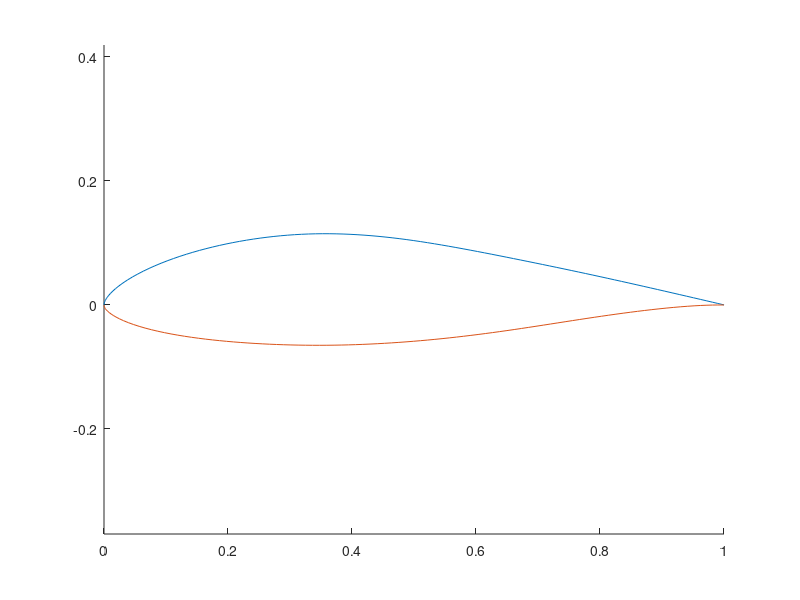

Here is the MATLAB script that generated this plot:
%%%%%%%%%%%%%%%%%%%%%%%%%%%%%%%%%%%%%%%%%%%%%%%%%%%%%%%%%%%%%%%%%%%%%%
%       Hicks-Henne Bump function Parameterization                   %
%                   16 Aug 2016                                      %
%   Input: Baseline Configuration text files(Upper and lower),       %
%           Design variables                                         %
%   Output: Modified Geometry, Gradient of geometry with respect     %
%       to design variables                                          %
%                                                                    %
%%%%%%%%%%%%%%%%%%%%%%%%%%%%%%%%%%%%%%%%%%%%%%%%%%%%%%%%%%%%%%%%%%%%%%
clear all;
close all;
format long;
clc;

% load airfoils/naca0012lower.txt      % Baseline configuration
% load airfoils/naca0012upper.txt
% ubase = naca0012upper(:,2);
% xu = naca0012upper(:,1);
% lbase = naca0012lower(:,2);
% xl = naca0012lower(:,1);

load airfoils/du96lower.txt      % Baseline configuration
load airfoils/du96upper.txt
ubase = du96upper(:,2);
xu = du96upper(:,1);
lbase = du96lower(:,2);
xl = du96lower(:,1);

n = 5;                      %Number of design variables
h = 1/(n+1);
bump_pos = 0+h:h:1-h;       %Bump positions
dpa = zeros(n,1);
dpb = zeros(n,1);
t_b = 4;                    %Width control parameter
for i = 1:size(ubase)
    suma = 0;
    for j = 1:n
        m = log(0.5)/log(bump_pos(j));
        suma = suma + dpa(j)*(sin(pi*xu(i)^m)^t_b);
        gradu(i,j) = sin(pi*xu(i)^m)^t_b
    end
    unew(i) = ubase(i) + suma;
end
for i = 1:size(lbase)
    sumb = 0;
    for j = 1:n
        m = log(0.5)/log(bump_pos(j));
        sumb = sumb + dpb(j)*(sin(pi*xl(i)^m)^t_b);
        gradl(i,j) = sin(pi*xl(i)^m)^t_b
    end
    lnew(i) = lbase(i) + sumb;
end
grad = [gradu ; gradl];

hold on;
plot(xu,unew,xl,lnew);
axis equal tight;
